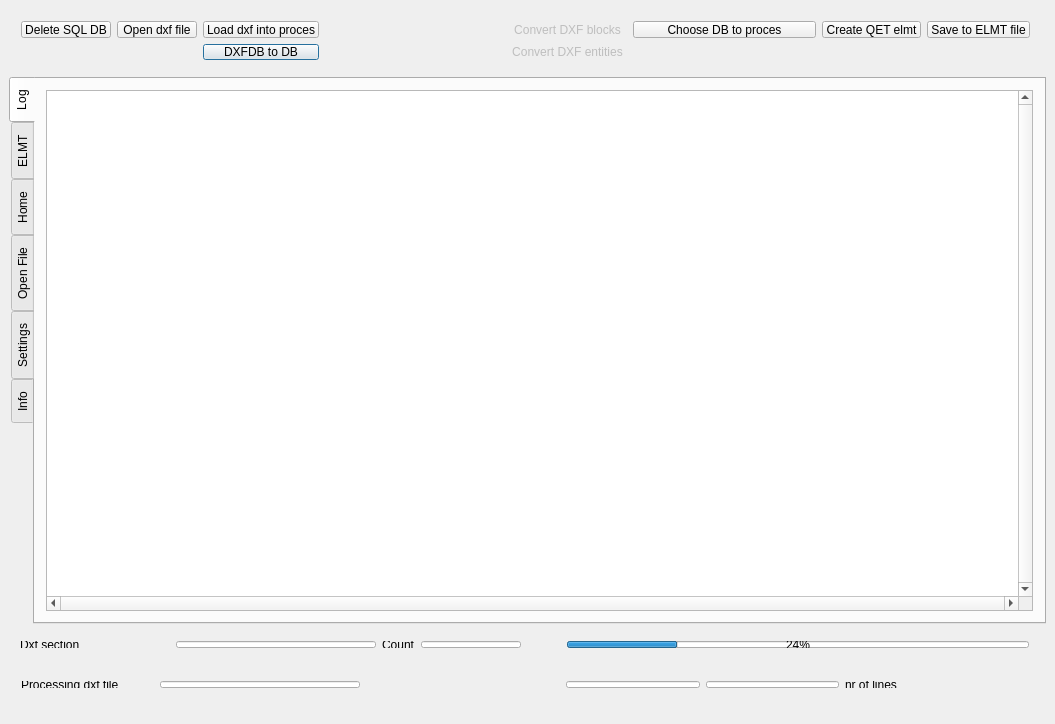
<?xml version="1.0" encoding="UTF-8"?>
<ui version="4.0">
 <class>DXFtoQET3DB</class>
 <widget class="QWidget" name="DXFtoQET3DB">
  <property name="geometry">
   <rect>
    <x>0</x>
    <y>0</y>
    <width>1055</width>
    <height>724</height>
   </rect>
  </property>
  <property name="sizePolicy">
   <sizepolicy hsizetype="Expanding" vsizetype="Expanding">
    <horstretch>0</horstretch>
    <verstretch>0</verstretch>
   </sizepolicy>
  </property>
  <property name="windowTitle">
   <string>DXFtoQET3DB</string>
  </property>
  <widget class="QTabWidget" name="MainTab">
   <property name="geometry">
    <rect>
     <x>9</x>
     <y>77</y>
     <width>1037</width>
     <height>547</height>
    </rect>
   </property>
   <property name="sizePolicy">
    <sizepolicy hsizetype="Expanding" vsizetype="Expanding">
     <horstretch>0</horstretch>
     <verstretch>0</verstretch>
    </sizepolicy>
   </property>
   <property name="tabPosition">
    <enum>QTabWidget::West</enum>
   </property>
   <property name="currentIndex">
    <number>0</number>
   </property>
   <widget class="QWidget" name="Log">
    <attribute name="title">
     <string>Log</string>
    </attribute>
    <layout class="QVBoxLayout" name="verticalLayout_2">
     <item>
      <widget class="QPlainTextEdit" name="dxf_log">
       <property name="verticalScrollBarPolicy">
        <enum>Qt::ScrollBarAlwaysOn</enum>
       </property>
       <property name="horizontalScrollBarPolicy">
        <enum>Qt::ScrollBarAlwaysOn</enum>
       </property>
      </widget>
     </item>
    </layout>
   </widget>
   <widget class="QWidget" name="tab_ELMT">
    <attribute name="title">
     <string>ELMT</string>
    </attribute>
    <layout class="QHBoxLayout" name="horizontalLayout_2">
     <item>
      <widget class="QPlainTextEdit" name="ELMT_Result">
       <property name="minimumSize">
        <size>
         <width>481</width>
         <height>571</height>
        </size>
       </property>
       <property name="maximumSize">
        <size>
         <width>16777215</width>
         <height>16777215</height>
        </size>
       </property>
       <property name="verticalScrollBarPolicy">
        <enum>Qt::ScrollBarAlwaysOn</enum>
       </property>
       <property name="horizontalScrollBarPolicy">
        <enum>Qt::ScrollBarAlwaysOn</enum>
       </property>
       <property name="lineWrapMode">
        <enum>QPlainTextEdit::WidgetWidth</enum>
       </property>
      </widget>
     </item>
     <item>
      <widget class="QPlainTextEdit" name="Procesing_dxf">
       <property name="minimumSize">
        <size>
         <width>491</width>
         <height>571</height>
        </size>
       </property>
       <property name="maximumSize">
        <size>
         <width>16777215</width>
         <height>16777215</height>
        </size>
       </property>
       <property name="frameShape">
        <enum>QFrame::Panel</enum>
       </property>
       <property name="frameShadow">
        <enum>QFrame::Sunken</enum>
       </property>
       <property name="verticalScrollBarPolicy">
        <enum>Qt::ScrollBarAlwaysOn</enum>
       </property>
       <property name="horizontalScrollBarPolicy">
        <enum>Qt::ScrollBarAlwaysOn</enum>
       </property>
      </widget>
     </item>
    </layout>
   </widget>
   <widget class="QWidget" name="Home">
    <property name="maximumSize">
     <size>
      <width>1003</width>
      <height>597</height>
     </size>
    </property>
    <attribute name="title">
     <string>Home</string>
    </attribute>
    <widget class="QLineEdit" name="dxf_file_path_save">
     <property name="geometry">
      <rect>
       <x>140</x>
       <y>60</y>
       <width>351</width>
       <height>27</height>
      </rect>
     </property>
    </widget>
    <widget class="QLabel" name="label">
     <property name="geometry">
      <rect>
       <x>30</x>
       <y>60</y>
       <width>101</width>
       <height>31</height>
      </rect>
     </property>
     <property name="text">
      <string>Save path elmt</string>
     </property>
    </widget>
    <widget class="QLineEdit" name="dxf_file_path">
     <property name="geometry">
      <rect>
       <x>140</x>
       <y>100</y>
       <width>351</width>
       <height>27</height>
      </rect>
     </property>
    </widget>
    <widget class="QLabel" name="label_2">
     <property name="geometry">
      <rect>
       <x>30</x>
       <y>100</y>
       <width>91</width>
       <height>31</height>
      </rect>
     </property>
     <property name="text">
      <string>Directory</string>
     </property>
    </widget>
    <widget class="QLineEdit" name="dxf_open_file">
     <property name="geometry">
      <rect>
       <x>140</x>
       <y>140</y>
       <width>351</width>
       <height>27</height>
      </rect>
     </property>
    </widget>
    <widget class="QLabel" name="label_3">
     <property name="geometry">
      <rect>
       <x>30</x>
       <y>140</y>
       <width>91</width>
       <height>31</height>
      </rect>
     </property>
     <property name="text">
      <string>Open file</string>
     </property>
    </widget>
    <widget class="QLabel" name="label_4">
     <property name="geometry">
      <rect>
       <x>70</x>
       <y>330</y>
       <width>51</width>
       <height>31</height>
      </rect>
     </property>
     <property name="text">
      <string>CSV</string>
     </property>
    </widget>
    <widget class="QLabel" name="label_5">
     <property name="geometry">
      <rect>
       <x>70</x>
       <y>290</y>
       <width>51</width>
       <height>31</height>
      </rect>
     </property>
     <property name="text">
      <string>DXF</string>
     </property>
    </widget>
    <widget class="QLineEdit" name="dxf_line_count1">
     <property name="geometry">
      <rect>
       <x>130</x>
       <y>290</y>
       <width>141</width>
       <height>27</height>
      </rect>
     </property>
    </widget>
    <widget class="QLineEdit" name="dxf_line_count2">
     <property name="geometry">
      <rect>
       <x>130</x>
       <y>330</y>
       <width>141</width>
       <height>27</height>
      </rect>
     </property>
    </widget>
    <widget class="QLabel" name="label_6">
     <property name="geometry">
      <rect>
       <x>280</x>
       <y>330</y>
       <width>131</width>
       <height>31</height>
      </rect>
     </property>
     <property name="text">
      <string>nr of lines</string>
     </property>
    </widget>
    <widget class="QLabel" name="label_7">
     <property name="geometry">
      <rect>
       <x>280</x>
       <y>290</y>
       <width>131</width>
       <height>31</height>
      </rect>
     </property>
     <property name="text">
      <string>nr of lines</string>
     </property>
    </widget>
   </widget>
   <widget class="QWidget" name="Open_file">
    <property name="maximumSize">
     <size>
      <width>1003</width>
      <height>597</height>
     </size>
    </property>
    <attribute name="title">
     <string>Open File</string>
    </attribute>
    <layout class="QVBoxLayout" name="verticalLayout_3">
     <item>
      <widget class="QPlainTextEdit" name="dxf_file_loaded">
       <property name="minimumSize">
        <size>
         <width>985</width>
         <height>579</height>
        </size>
       </property>
       <property name="verticalScrollBarPolicy">
        <enum>Qt::ScrollBarAlwaysOn</enum>
       </property>
       <property name="horizontalScrollBarPolicy">
        <enum>Qt::ScrollBarAlwaysOn</enum>
       </property>
      </widget>
     </item>
    </layout>
   </widget>
   <widget class="QWidget" name="Settings">
    <attribute name="title">
     <string>Settings</string>
    </attribute>
    <widget class="QLabel" name="dxf_line_counter_4">
     <property name="geometry">
      <rect>
       <x>20</x>
       <y>60</y>
       <width>163</width>
       <height>27</height>
      </rect>
     </property>
     <property name="text">
      <string>Path user symbols QET : </string>
     </property>
    </widget>
    <widget class="QLineEdit" name="QET_user_symbole_path_save">
     <property name="geometry">
      <rect>
       <x>190</x>
       <y>60</y>
       <width>450</width>
       <height>27</height>
      </rect>
     </property>
     <property name="minimumSize">
      <size>
       <width>450</width>
       <height>0</height>
      </size>
     </property>
    </widget>
    <widget class="QPushButton" name="savepath_2">
     <property name="geometry">
      <rect>
       <x>640</x>
       <y>60</y>
       <width>20</width>
       <height>27</height>
      </rect>
     </property>
     <property name="minimumSize">
      <size>
       <width>0</width>
       <height>0</height>
      </size>
     </property>
     <property name="maximumSize">
      <size>
       <width>20</width>
       <height>16777215</height>
      </size>
     </property>
     <property name="text">
      <string>...</string>
     </property>
    </widget>
   </widget>
   <widget class="QWidget" name="Info">
    <attribute name="title">
     <string>Info</string>
    </attribute>
    <layout class="QVBoxLayout" name="verticalLayout_4">
     <item>
      <widget class="QPlainTextEdit" name="Info_2">
       <property name="sizePolicy">
        <sizepolicy hsizetype="Expanding" vsizetype="Expanding">
         <horstretch>0</horstretch>
         <verstretch>0</verstretch>
        </sizepolicy>
       </property>
       <property name="minimumSize">
        <size>
         <width>981</width>
         <height>581</height>
        </size>
       </property>
       <property name="maximumSize">
        <size>
         <width>16777215</width>
         <height>16777215</height>
        </size>
       </property>
       <property name="frameShape">
        <enum>QFrame::StyledPanel</enum>
       </property>
       <property name="verticalScrollBarPolicy">
        <enum>Qt::ScrollBarAlwaysOn</enum>
       </property>
       <property name="horizontalScrollBarPolicy">
        <enum>Qt::ScrollBarAlwaysOn</enum>
       </property>
       <property name="plainText">
        <string>DXF to QET ELMT converter V3.0 uses SQlite (text updated 2017 04 29)
==============================================================================================================

This converter converts only ASCII dxf files
binary dxf files are not converted.

now working form db to split dxf items

==============================================================================================================

When having problems with a dxf file, copy paste the log tab into a email and add the dxf file,
with a description of the problem you have found.

==============================================================================================================
!!!! Not converted or not correct converted !!!!

 - Rotate ellipse are not correct converted to ELMT, this is not support in QET.
 - spline not with curved lines

==============================================================================================================
DXF items that will be converted :

DXF 3DFACE
DXF 3DSOLID
DXF ACAD_PROXY_ENTITY
DXF ARC ---------------&gt; ELMT
DXF ATTDEF 
DXF ATTRIB ------------&gt; ELMT
DXF BODY
DXF CIRCLE ------------&gt; ELMT
DXF DIMENSION 
DXF ELLIPSE -----------&gt; ELMT
DXF HATCH -------------&gt; under development
DXF HELIX
DXF IMAGE
DXF INSERT ------------&gt; first and second inserts
DXF LEADER
DXF LIGHT
DXF LINE --------------&gt; ELMT
DXF LWPOLYLINE --------&gt; ELMT
DXF MESH 
DXF MLINE 
DXF MLEADERSTYLE 
DXF MLEADER
DXF MTEXT -------------&gt; ELMT
DXF OLEFRAME
DXF OLE2FRAME (DXF)
DXF POINT -------------&gt; ELMT
DXF POLYLINE ----------&gt; ELMT
DXF RAY 
DXF REGION 
DXF SECTION
DXF SEQEND 
DXF SHAPE
DXF SOLID -------------&gt; ELMT
DXF SPLINE ------------&gt; ELMT not curved
DXF SUN
DXF SURFACE
DXF TABLE 
DXF TEXT --------------&gt; ELMT
DXF TOLERANCE
DXF TRACE
DXF UNDERLAY
DXF VERTEX ------------&gt; ELMT
DXF VIEWPORT
DXF WIPEOUT
DXF XLINE


==============================================================================================================
A few steps to follow

Click on &quot;Open dxf file&quot; to search the dxf file you want to convert

next click on &quot;Load dxf into proces&quot;, this starts splitting and loading the dxf code into the different db tables

is this is don you dont need everityme to do the &quot;load dxf into DB&quot; (except when the structure of the DB file changes)

you can then click on &quot;Choose DB to proces&quot;

after &quot;Load dxf into DB&quot; or &quot;Choose DB to proces&quot; click on &quot;Create QET elmt&quot; to create a elmt output

you can check this syntax under the tab &quot;ELMT&quot;

Then click on &quot;Save to ELMT file&quot; to store the result into the QET user symbols folder

if this is not done into the correct folder, checkout the tab settings to change the destination path

The time needed for loading into the DB depents on the amount of lines in the dxf file

21:26:49=&gt; Start loading dxf file into tables 
total lines : 28935
header items :255
tables items :447
blocks items :405
entities items :397
End loading into db 21:31:25

the creation of the ELMT file is faster and depents on the amount of ENTITIES and BLOCKS in the dxf file.
</string>
       </property>
      </widget>
     </item>
    </layout>
   </widget>
  </widget>
  <widget class="QWidget" name="layoutWidget">
   <property name="geometry">
    <rect>
     <x>10</x>
     <y>10</y>
     <width>1031</width>
     <height>61</height>
    </rect>
   </property>
   <layout class="QGridLayout" name="gridLayout">
    <item row="0" column="7">
     <widget class="QPushButton" name="SavetoELMT">
      <property name="text">
       <string>Save to ELMT file</string>
      </property>
     </widget>
    </item>
    <item row="0" column="4">
     <widget class="QPushButton" name="Convert_dxf_blocks">
      <property name="enabled">
       <bool>false</bool>
      </property>
      <property name="text">
       <string>Convert DXF blocks</string>
      </property>
      <property name="flat">
       <bool>true</bool>
      </property>
     </widget>
    </item>
    <item row="1" column="4">
     <widget class="QPushButton" name="Convert_dxf_entities">
      <property name="enabled">
       <bool>false</bool>
      </property>
      <property name="text">
       <string>Convert DXF entities</string>
      </property>
      <property name="flat">
       <bool>true</bool>
      </property>
     </widget>
    </item>
    <item row="0" column="6">
     <widget class="QPushButton" name="Create_QET_ELMT">
      <property name="text">
       <string>Create QET elmt</string>
      </property>
     </widget>
    </item>
    <item row="1" column="5">
     <spacer name="horizontalSpacer_4">
      <property name="orientation">
       <enum>Qt::Horizontal</enum>
      </property>
      <property name="sizeHint" stdset="0">
       <size>
        <width>40</width>
        <height>20</height>
       </size>
      </property>
     </spacer>
    </item>
    <item row="1" column="3">
     <spacer name="horizontalSpacer_3">
      <property name="orientation">
       <enum>Qt::Horizontal</enum>
      </property>
      <property name="sizeHint" stdset="0">
       <size>
        <width>40</width>
        <height>20</height>
       </size>
      </property>
     </spacer>
    </item>
    <item row="0" column="0">
     <widget class="QPushButton" name="Delete_DB">
      <property name="text">
       <string>Delete SQL DB</string>
      </property>
     </widget>
    </item>
    <item row="1" column="2">
     <widget class="QPushButton" name="Button_Open_DXF">
      <property name="enabled">
       <bool>true</bool>
      </property>
      <property name="text">
       <string>DXFDB to DB</string>
      </property>
      <property name="autoDefault">
       <bool>false</bool>
      </property>
      <property name="default">
       <bool>true</bool>
      </property>
      <property name="flat">
       <bool>false</bool>
      </property>
     </widget>
    </item>
    <item row="0" column="5">
     <widget class="QPushButton" name="Choose_DB">
      <property name="text">
       <string>Choose DB to proces</string>
      </property>
     </widget>
    </item>
    <item row="0" column="1">
     <widget class="QPushButton" name="OpenFile">
      <property name="text">
       <string>Open dxf file</string>
      </property>
     </widget>
    </item>
    <item row="0" column="2">
     <widget class="QPushButton" name="Load_dxf_into_tables">
      <property name="enabled">
       <bool>true</bool>
      </property>
      <property name="text">
       <string>Load dxf into proces</string>
      </property>
      <property name="flat">
       <bool>false</bool>
      </property>
     </widget>
    </item>
   </layout>
   <zorder>SavetoELMT</zorder>
   <zorder>Convert_dxf_blocks</zorder>
   <zorder>Convert_dxf_entities</zorder>
   <zorder>Create_QET_ELMT</zorder>
   <zorder>Delete_DB</zorder>
   <zorder>Choose_DB</zorder>
   <zorder>OpenFile</zorder>
   <zorder>Load_dxf_into_tables</zorder>
   <zorder>Button_Open_DXF</zorder>
  </widget>
  <widget class="QWidget" name="layoutWidget">
   <property name="geometry">
    <rect>
     <x>9</x>
     <y>630</y>
     <width>1031</width>
     <height>29</height>
    </rect>
   </property>
   <layout class="QHBoxLayout" name="horizontalLayout">
    <item>
     <widget class="QLabel" name="label_8">
      <property name="sizePolicy">
       <sizepolicy hsizetype="Expanding" vsizetype="Preferred">
        <horstretch>0</horstretch>
        <verstretch>0</verstretch>
       </sizepolicy>
      </property>
      <property name="maximumSize">
       <size>
        <width>150</width>
        <height>16777215</height>
       </size>
      </property>
      <property name="text">
       <string>Dxf section</string>
      </property>
     </widget>
    </item>
    <item>
     <widget class="QLineEdit" name="dxf_section">
      <property name="minimumSize">
       <size>
        <width>200</width>
        <height>0</height>
       </size>
      </property>
      <property name="maximumSize">
       <size>
        <width>200</width>
        <height>16777215</height>
       </size>
      </property>
     </widget>
    </item>
    <item>
     <widget class="QLabel" name="label_9">
      <property name="text">
       <string>Count</string>
      </property>
     </widget>
    </item>
    <item>
     <widget class="QLineEdit" name="dxf_section_count">
      <property name="maximumSize">
       <size>
        <width>100</width>
        <height>16777215</height>
       </size>
      </property>
     </widget>
    </item>
    <item>
     <spacer name="horizontalSpacer">
      <property name="orientation">
       <enum>Qt::Horizontal</enum>
      </property>
      <property name="sizeType">
       <enum>QSizePolicy::Minimum</enum>
      </property>
      <property name="sizeHint" stdset="0">
       <size>
        <width>40</width>
        <height>20</height>
       </size>
      </property>
     </spacer>
    </item>
    <item>
     <widget class="QProgressBar" name="progressBar1">
      <property name="value">
       <number>24</number>
      </property>
     </widget>
    </item>
   </layout>
  </widget>
  <widget class="QWidget" name="layoutWidget">
   <property name="geometry">
    <rect>
     <x>10</x>
     <y>670</y>
     <width>1031</width>
     <height>29</height>
    </rect>
   </property>
   <layout class="QHBoxLayout" name="horizontalLayout_3">
    <item>
     <widget class="QLabel" name="LBL_Processing_dxf_file">
      <property name="sizePolicy">
       <sizepolicy hsizetype="Expanding" vsizetype="Fixed">
        <horstretch>0</horstretch>
        <verstretch>0</verstretch>
       </sizepolicy>
      </property>
      <property name="maximumSize">
       <size>
        <width>150</width>
        <height>16777215</height>
       </size>
      </property>
      <property name="text">
       <string>Processing dxf file </string>
      </property>
     </widget>
    </item>
    <item>
     <widget class="QLineEdit" name="Processing_dxf_file_2">
      <property name="minimumSize">
       <size>
        <width>200</width>
        <height>0</height>
       </size>
      </property>
     </widget>
    </item>
    <item>
     <spacer name="horizontalSpacer_2">
      <property name="orientation">
       <enum>Qt::Horizontal</enum>
      </property>
      <property name="sizeType">
       <enum>QSizePolicy::Expanding</enum>
      </property>
      <property name="sizeHint" stdset="0">
       <size>
        <width>200</width>
        <height>20</height>
       </size>
      </property>
     </spacer>
    </item>
    <item>
     <widget class="QLineEdit" name="QETlines"/>
    </item>
    <item>
     <widget class="QLineEdit" name="dxf_line_count1_2"/>
    </item>
    <item>
     <widget class="QLabel" name="label_10">
      <property name="text">
       <string>nr of lines</string>
      </property>
     </widget>
    </item>
    <item>
     <spacer name="horizontalSpacer_5">
      <property name="orientation">
       <enum>Qt::Horizontal</enum>
      </property>
      <property name="sizeHint" stdset="0">
       <size>
        <width>40</width>
        <height>20</height>
       </size>
      </property>
     </spacer>
    </item>
   </layout>
  </widget>
 </widget>
 <layoutdefault spacing="6" margin="11"/>
 <resources/>
 <connections/>
</ui>
